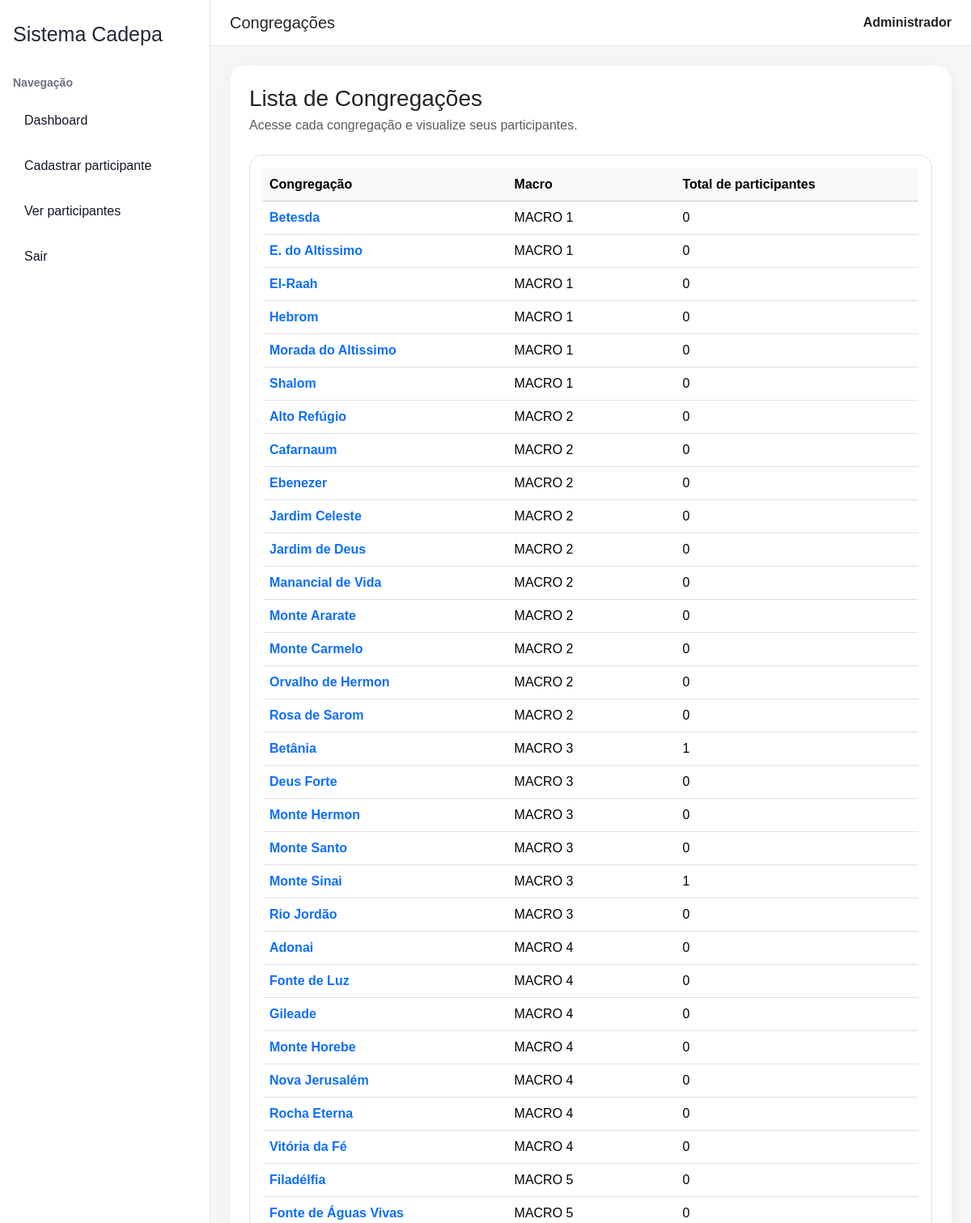
The page /congregacoes (signed in, upper part) on the database as committed earlier.
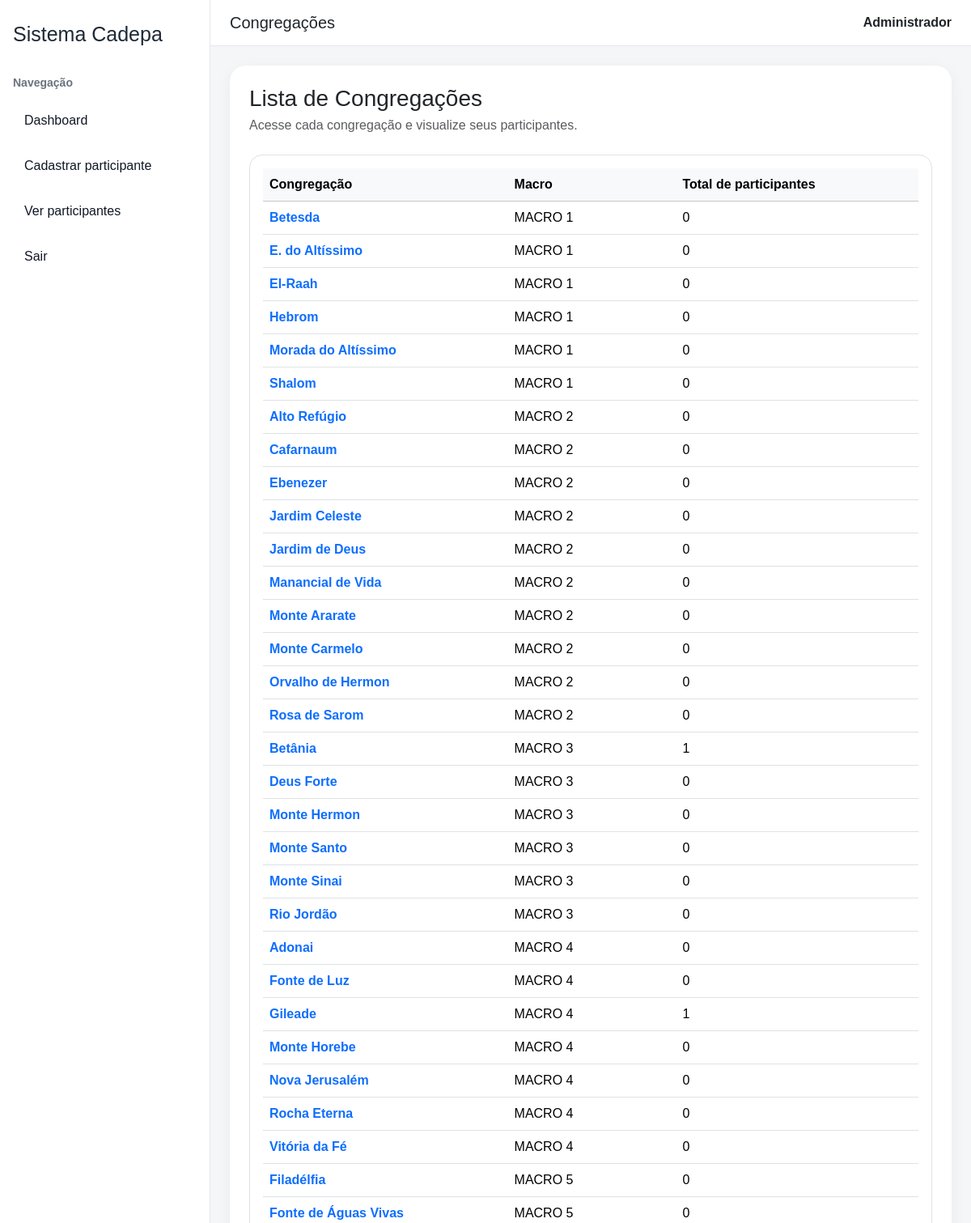
The same page on the database as committed later.
### tables this page shows
CREATE TABLE congregacoes (
            id INTEGER PRIMARY KEY AUTOINCREMENT,
            nome TEXT,
            macro_id INTEGER
        );

### app.py (the view)
@app.route("/congregacoes")
def congregacoes():
    if "user_id" not in session:
        return redirect("/login")
    conn = get_db()
    congregacoes = conn.execute("""
        SELECT congregacoes.nome, macros.nome AS macro_nome,
               COUNT(participantes.id) AS total_participantes
        FROM congregacoes
        JOIN macros ON macros.id = congregacoes.macro_id
        LEFT JOIN participantes ON participantes.congregacao = congregacoes.nome
        GROUP BY congregacoes.id, congregacoes.nome, macros.nome
        ORDER BY macros.nome, congregacoes.nome
    """).fetchall()
    conn.close()
    return render_template("congregacoes.html", congregacoes=congregacoes)

### app.py (called while the page is built)
def get_db():
    conn = sqlite3.connect("database/banco.db")
    conn.row_factory = sqlite3.Row
    return conn

### templates/congregacoes.html (shortened to what this page needs)
{% extends "base.html" %}
{% block page_title %}Congregações{% endblock %}
{% block page_content %}
<div class="mb-4">
    <h3 class="mb-1">Lista de Congregações</h3>
    <p class="text-muted mb-0">Acesse cada congregação e visualize seus participantes.</p>
</div>
<div class="border rounded-4 p-3 bg-white">
    <div class="table-responsive">
        <table class="table table-hover align-middle mb-0">
            <thead class="table-light">
                <tr>
                    <th>Congregação</th>
                    <th>Macro</th>
                    <th>Total de participantes</th>
                </tr>
            </thead>
            <tbody>
                {% for c in congregacoes %}
                <tr>
                    <td>
                        <a href="/congregacoes/{{ c.nome|replace(' ', '-') }}" class="text-decoration-none fw-semibold">
                            {{ c.nome }}
                        </a>
                    </td>
                    <td>{{ c.macro_nome }}</td>
                    <td>{{ c.total_participantes }}</td>
                </tr>
                {% endfor %}
            </tbody>
        </table>
    </div>
</div>
{% endblock %}

Rows that differ between the two databases and show on the page:
changed congregacoes: nome "E. do Altissimo" → "E. do Altíssimo"
changed congregacoes: nome "Morada do Altissimo" → "Morada do Altíssimo"
computed for congregacoes "Monte Sinai": total_participantes "1" → "0"
computed for congregacoes "Gileade": total_participantes "0" → "1"
